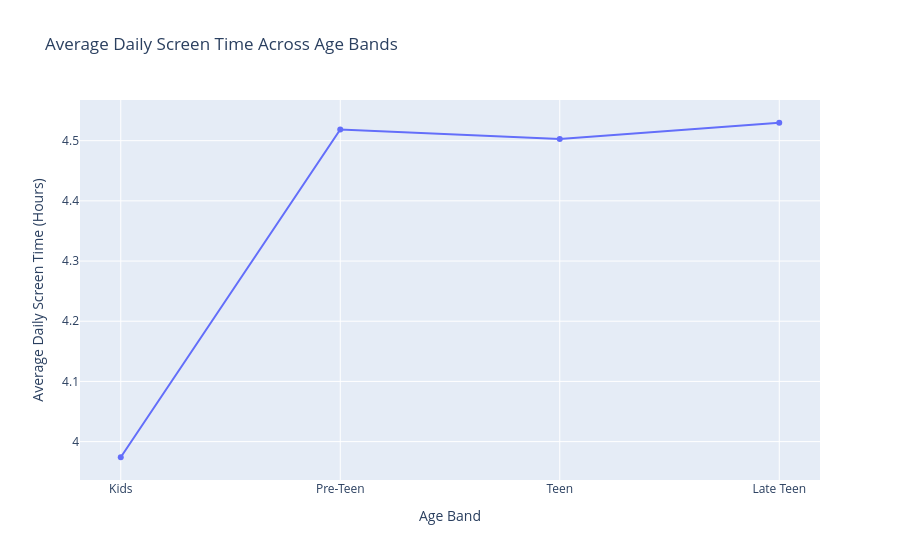

Notebook cell for this chart:
### Code cell
import plotly.express as px

fig = px.line(
    age_mean,
    x="Age_Band",
    y="Avg_Daily_Screen_Time_hr",
    markers=True,
    title="Average Daily Screen Time Across Age Bands"
)

fig.update_layout(
    xaxis_title="Age Band",
    yaxis_title="Average Daily Screen Time (Hours)"
)

fig.show()

### Figure 1 — Plotly figure (JSON) as saved in the notebook; plotly's stock layout.template omitted (floating-point values rounded to 4 significant figures)
{"data": [{"hovertemplate": "Age_Band=%{x}<br>Avg_Daily_Screen_Time_hr=%{y}<extra></extra>", "legendgroup": "", "line": {"color": "#636efa", "dash": "solid"}, "marker": {"symbol": "circle"}, "mode": "lines+markers", "name": "", "orientation": "v", "showlegend": false, "type": "scatter", "x": ["Kids", "Pre-Teen", "Teen", "Late Teen"], "xaxis": "x", "y": [3.974, 4.519, 4.503, 4.53], "yaxis": "y"}], "layout": {"autosize": true, "legend": {"tracegroupgap": 0}, "title": {"text": "Average Daily Screen Time Across Age Bands"}, "xaxis": {"anchor": "y", "autorange": true, "domain": [0, 1], "range": [-0.1928, 3.193], "title": {"text": "Age Band"}, "type": "category"}, "yaxis": {"anchor": "x", "autorange": true, "domain": [0, 1], "range": [3.928, 4.576], "title": {"text": "Average Daily Screen Time (Hours)"}, "type": "linear"}}}
